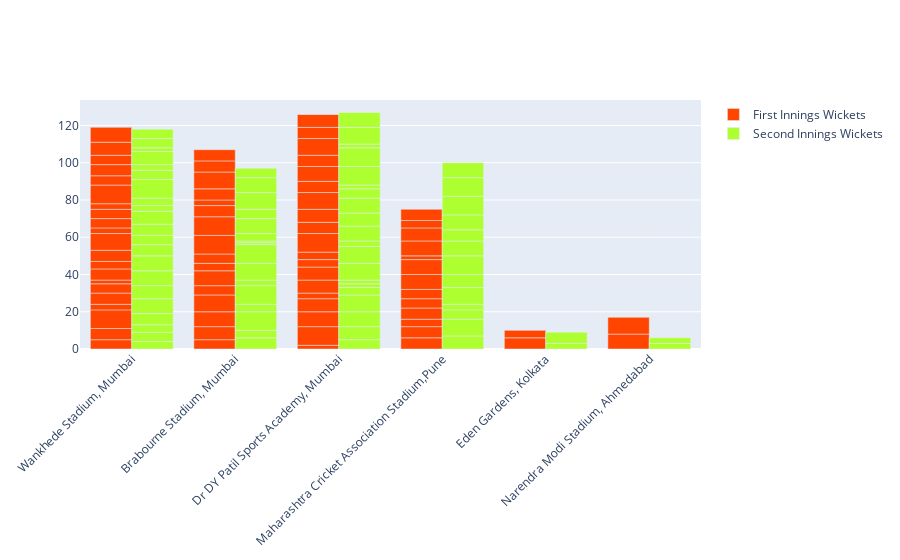

The code cell stored with this chart in its notebook:
### Code cell
figure = go.Figure()
figure.add_trace(go.Bar(
    x=data["venue"],
    y=data["first_ings_wkts"],
    name='First Innings Wickets',
    marker_color='orangered'
))
figure.add_trace(go.Bar(
    x=data["venue"],
    y=data["second_ings_wkts"],
    name='Second Innings Wickets',
    marker_color='greenyellow'
))
figure.update_layout(barmode='group', xaxis_tickangle=-45)
figure.show()

### Figure 1 — Plotly figure (JSON) as saved in the notebook; plotly's stock layout.template omitted (floating-point values rounded to 4 significant figures)
{"data": [{"marker": {"color": "orangered"}, "name": "First Innings Wickets", "type": "bar", "x": ["Wankhede Stadium, Mumbai", "Brabourne Stadium, Mumbai", "Dr DY Patil Sports Academy, Mumbai", "Wankhede Stadium, Mumbai", "Maharashtra Cricket Association Stadium,Pune", "Dr DY Patil Sports Academy, Mumbai", "Brabourne Stadium, Mumbai", "Wankhede Stadium, Mumbai", "Dr DY Patil Sports Academy, Mumbai", "Maharashtra Cricket Association Stadium,Pune", "Brabourne Stadium, Mumbai", "Dr DY Patil Sports Academy, Mumbai", "Wankhede Stadium, Mumbai", "Maharashtra Cricket Association Stadium,Pune", "Dr DY Patil Sports Academy, Mumbai", "Brabourne Stadium, Mumbai", "Dr DY Patil Sports Academy, Mumbai", "Maharashtra Cricket Association Stadium,Pune", "Brabourne Stadium, Mumbai", "Wankhede Stadium, Mumbai", "Dr DY Patil Sports Academy, Mumbai", "Dr DY Patil Sports Academy, Mumbai", "Maharashtra Cricket Association Stadium,Pune", "Dr DY Patil Sports Academy, Mumbai", "Brabourne Stadium, Mumbai", "Brabourne Stadium, Mumbai", "Wankhede Stadium, Mumbai", "Dr DY Patil Sports Academy, Mumbai", "Maharashtra Cricket Association Stadium,Pune", "Brabourne Stadium, Mumbai", "Dr DY Patil Sports Academy, Mumbai", "Brabourne Stadium, Mumbai", "Dr DY Patil Sports Academy, Mumbai", "Wankhede Stadium, Mumbai", "Dr DY Patil Sports Academy, Mumbai", "Brabourne Stadium, Mumbai", "Wankhede Stadium, Mumbai", "Wankhede Stadium, Mumbai", "Maharashtra Cricket Association Stadium,Pune", "Wankhede Stadium, Mumbai", "Wankhede Stadium, Mumbai", "Maharashtra Cricket Association Stadium,Pune", "Brabourne Stadium, Mumbai", "Dr DY Patil Sports Academy, Mumbai", "Wankhede Stadium, Mumbai", "Maharashtra Cricket Association Stadium,Pune", "Wankhede Stadium, Mumbai", "Dr DY Patil Sports Academy, Mumbai", "Maharashtra Cricket Association Stadium,Pune", "Brabourne Stadium, Mumbai", "Brabourne Stadium, Mumbai", "Wankhede Stadium, Mumbai", "Maharashtra Cricket Association Stadium,Pune", "Wankhede Stadium, Mumbai", "Dr DY Patil Sports Academy, Mumbai", "Dr DY Patil Sports Academy, Mumbai", "Maharashtra Cricket Association Stadium,Pune", "Dr DY Patil Sports Academy, Mumbai", "Wankhede Stadium, Mumbai", "Brabourne Stadium, Mumbai", "Maharashtra Cricket Association Stadium,Pune", "Wankhede Stadium, Mumbai", "Brabourne Stadium, Mumbai", "Dr DY Patil Sports Academy, Mumbai", "Wankhede Stadium, Mumbai", "Dr DY Patil Sports Academy, Mumbai", "Wankhede Stadium, Mumbai", "Brabourne Stadium, Mumbai", "Wankhede Stadium, Mumbai", "Wankhede Stadium, Mumbai", "Eden Gardens, Kolkata", "Eden Gardens, Kolkata", "Narendra Modi Stadium, Ahmedabad", "Narendra Modi Stadium, Ahmedabad"], "y": [5, 5, 2, 6, 6, 10, 7, 10, 8, 6, 8, 7, 3, 4, 3, 9, 7, 6, 5, 6, 7, 4, 5, 4, 8, 4, 5, 10, 5, 5, 6, 10, 7, 2, 9, 10, 6, 4, 8, 6, 9, 8, 6, 6, 3, 2, 5, 8, 8, 3, 6, 5, 7, 3, 6, 9, 4, 6, 10, 9, 6, 5, 6, 7, 6, 0, 5, 6, 7, 8, 6, 4, 8, 9]}, {"marker": {"color": "greenyellow"}, "name": "Second Innings Wickets", "type": "bar", "x": ["Wankhede Stadium, Mumbai", "Brabourne Stadium, Mumbai", "Dr DY Patil Sports Academy, Mumbai", "Wankhede Stadium, Mumbai", "Maharashtra Cricket Association Stadium,Pune", "Dr DY Patil Sports Academy, Mumbai", "Brabourne Stadium, Mumbai", "Wankhede Stadium, Mumbai", "Dr DY Patil Sports Academy, Mumbai", "Maharashtra Cricket Association Stadium,Pune", "Brabourne Stadium, Mumbai", "Dr DY Patil Sports Academy, Mumbai", "Wankhede Stadium, Mumbai", "Maharashtra Cricket Association Stadium,Pune", "Dr DY Patil Sports Academy, Mumbai", "Brabourne Stadium, Mumbai", "Dr DY Patil Sports Academy, Mumbai", "Maharashtra Cricket Association Stadium,Pune", "Brabourne Stadium, Mumbai", "Wankhede Stadium, Mumbai", "Dr DY Patil Sports Academy, Mumbai", "Dr DY Patil Sports Academy, Mumbai", "Maharashtra Cricket Association Stadium,Pune", "Dr DY Patil Sports Academy, Mumbai", "Brabourne Stadium, Mumbai", "Brabourne Stadium, Mumbai", "Wankhede Stadium, Mumbai", "Dr DY Patil Sports Academy, Mumbai", "Maharashtra Cricket Association Stadium,Pune", "Brabourne Stadium, Mumbai", "Dr DY Patil Sports Academy, Mumbai", "Brabourne Stadium, Mumbai", "Dr DY Patil Sports Academy, Mumbai", "Wankhede Stadium, Mumbai", "Dr DY Patil Sports Academy, Mumbai", "Brabourne Stadium, Mumbai", "Wankhede Stadium, Mumbai", "Wankhede Stadium, Mumbai", "Maharashtra Cricket Association Stadium,Pune", "Wankhede Stadium, Mumbai", "Wankhede Stadium, Mumbai", "Maharashtra Cricket Association Stadium,Pune", "Brabourne Stadium, Mumbai", "Dr DY Patil Sports Academy, Mumbai", "Wankhede Stadium, Mumbai", "Maharashtra Cricket Association Stadium,Pune", "Wankhede Stadium, Mumbai", "Dr DY Patil Sports Academy, Mumbai", "Maharashtra Cricket Association Stadium,Pune", "Brabourne Stadium, Mumbai", "Brabourne Stadium, Mumbai", "Wankhede Stadium, Mumbai", "Maharashtra Cricket Association Stadium,Pune", "Wankhede Stadium, Mumbai", "Dr DY Patil Sports Academy, Mumbai", "Dr DY Patil Sports Academy, Mumbai", "Maharashtra Cricket Association Stadium,Pune", "Dr DY Patil Sports Academy, Mumbai", "Wankhede Stadium, Mumbai", "Brabourne Stadium, Mumbai", "Maharashtra Cricket Association Stadium,Pune", "Wankhede Stadium, Mumbai", "Brabourne Stadium, Mumbai", "Dr DY Patil Sports Academy, Mumbai", "Wankhede Stadium, Mumbai", "Dr DY Patil Sports Academy, Mumbai", "Wankhede Stadium, Mumbai", "Brabourne Stadium, Mumbai", "Wankhede Stadium, Mumbai", "Wankhede Stadium, Mumbai", "Eden Gardens, Kolkata", "Eden Gardens, Kolkata", "Narendra Modi Stadium, Ahmedabad", "Narendra Modi Stadium, Ahmedabad"], "y": [4, 6, 5, 5, 7, 7, 4, 4, 8, 9, 10, 9, 6, 5, 4, 4, 2, 3, 10, 8, 2, 9, 9, 9, 3, 9, 7, 3, 7, 10, 8, 1, 7, 8, 8, 1, 8, 6, 10, 5, 6, 8, 4, 5, 7, 6, 3, 2, 8, 8, 5, 4, 10, 10, 10, 10, 10, 2, 5, 9, 8, 3, 8, 9, 7, 8, 2, 5, 5, 5, 3, 6, 3, 3]}], "layout": {"barmode": "group", "xaxis": {"tickangle": -45}}}
